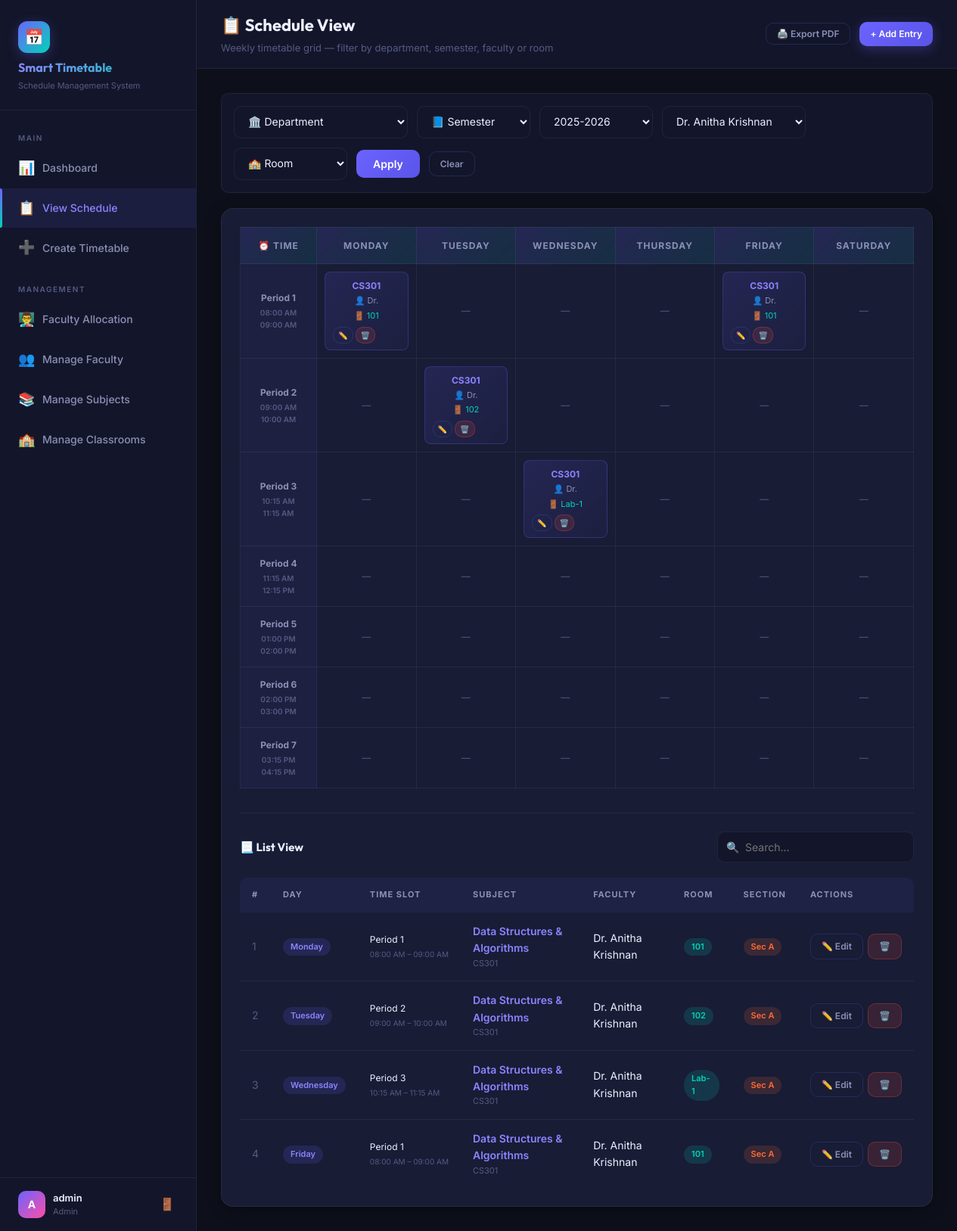
The app's page /view_schedule.php?faculty=1&year=2025-2026 (signed in) with its own data.
### tables this page shows
CREATE TABLE IF NOT EXISTS time_slots (
    id INT AUTO_INCREMENT PRIMARY KEY,
    label VARCHAR(50) NOT NULL,
    start_time TIME NOT NULL,
    end_time TIME NOT NULL
);

CREATE TABLE IF NOT EXISTS subjects (
    id INT AUTO_INCREMENT PRIMARY KEY,
    name VARCHAR(150) NOT NULL,
    code VARCHAR(30) NOT NULL UNIQUE,
    department_id INT,
    semester INT,
    credits INT DEFAULT 3,
    hours_per_week INT DEFAULT 3,
    created_at TIMESTAMP DEFAULT CURRENT_TIMESTAMP,
    FOREIGN KEY (department_id) REFERENCES departments(id) ON DELETE SET NULL
);

CREATE TABLE IF NOT EXISTS faculty (
    id INT AUTO_INCREMENT PRIMARY KEY,
    name VARCHAR(100) NOT NULL,
    email VARCHAR(100) UNIQUE NOT NULL,
    phone VARCHAR(20),
    department_id INT,
    specialization VARCHAR(150),
    max_hours_per_week INT DEFAULT 20,
    created_at TIMESTAMP DEFAULT CURRENT_TIMESTAMP,
    FOREIGN KEY (department_id) REFERENCES departments(id) ON DELETE SET NULL
);

CREATE TABLE IF NOT EXISTS classrooms (
    id INT AUTO_INCREMENT PRIMARY KEY,
    room_number VARCHAR(20) NOT NULL UNIQUE,
    building VARCHAR(50),
    capacity INT DEFAULT 30,
    room_type ENUM('lecture','lab','seminar','auditorium') DEFAULT 'lecture',
    created_at TIMESTAMP DEFAULT CURRENT_TIMESTAMP
);

CREATE TABLE IF NOT EXISTS timetables (
    id INT AUTO_INCREMENT PRIMARY KEY,
    department_id INT NOT NULL,
    semester INT NOT NULL,
    academic_year VARCHAR(20) NOT NULL,
    day_of_week ENUM('Monday','Tuesday','Wednesday','Thursday','Friday','Saturday') NOT NULL,
    time_slot_id INT NOT NULL,
    subject_id INT NOT NULL,
    faculty_id INT NOT NULL,
    classroom_id INT NOT NULL,
    class_section VARCHAR(10) DEFAULT 'A',
    created_at TIMESTAMP DEFAULT CURRENT_TIMESTAMP,
    FOREIGN KEY (department_id) REFERENCES departments(id),
    FOREIGN KEY (time_slot_id) REFERENCES time_slots(id),
    FOREIGN KEY (subject_id) REFERENCES subjects(id),
    FOREIGN KEY (faculty_id) REFERENCES faculty(id),
    FOREIGN KEY (classroom_id) REFERENCES classrooms(id)
);

### db.php (called while the page is built, shortened)
<?php
function sanitize($conn, $val) {
    return $conn->real_escape_string(htmlspecialchars(strip_tags(trim($val))));
}
?>

### view_schedule.php (the view, shortened to what this page needs)
<?php
require_once 'db.php';
$filter_dept    = isset($_GET['dept'])    ? (int)$_GET['dept']    : 0;
$filter_sem     = isset($_GET['sem'])     ? (int)$_GET['sem']     : 0;
$filter_year    = sanitize($conn, $_GET['year']    ?? '2025-2026');
$filter_faculty = isset($_GET['faculty']) ? (int)$_GET['faculty'] : 0;
$filter_room    = isset($_GET['room'])    ? (int)$_GET['room']    : 0;
$faculty_all = $conn->query("SELECT * FROM faculty ORDER BY name")->fetch_all(MYSQLI_ASSOC);
$time_slots  = $conn->query("SELECT * FROM time_slots ORDER BY start_time")->fetch_all(MYSQLI_ASSOC);
$days        = ['Monday','Tuesday','Wednesday','Thursday','Friday','Saturday'];
$grid = []; $timetable_entries = [];
if ($filter_dept || $filter_faculty || $filter_room) {
    $wheres = ["1=1"];
    if ($filter_faculty) $wheres[] = "t.faculty_id=$filter_faculty";
    $wheres[] = "t.academic_year='$filter_year'";
    $where = "WHERE " . implode(' AND ', $wheres);
    $q = "SELECT t.*,s.name as subject_name,s.code as subject_code,
                 f.name as faculty_name,c.room_number,
                 ts.label as slot_label,ts.start_time,ts.end_time,d.code as dept_code
          FROM timetables t
          JOIN subjects s ON s.id=t.subject_id
          JOIN faculty f ON f.id=t.faculty_id
          JOIN classrooms c ON c.id=t.classroom_id
          JOIN time_slots ts ON ts.id=t.time_slot_id
          JOIN departments d ON d.id=t.department_id
          $where
          ORDER BY FIELD(t.day_of_week,'Monday','Tuesday','Wednesday','Thursday','Friday','Saturday'),ts.start_time";
    $res = $conn->query($q);
    if ($res) { while ($row=$res->fetch_assoc()) { $grid[$row['day_of_week']][$row['time_slot_id']]=$row; $timetable_entries[]=$row; } }
}
$colors = ['purple','teal','orange']; $subjectColors = []; $ci = 0;
foreach ($timetable_entries as $e) {
    if (!isset($subjectColors[$e['subject_id']])) { $subjectColors[$e['subject_id']] = $colors[$ci % 3]; $ci++; }
}
?>
<!DOCTYPE html>
<html lang="en">
<head>
  <link rel="stylesheet" href="css/style.css">
</head>
<body>
<div class="app-layout">
  <?php include 'includes/sidebar.php'; ?>
  <div class="main-content">
    <div class="topbar">
      <div><div class="topbar-title">📋 Schedule View</div>
        <div class="topbar-subtitle">Weekly timetable grid — filter by department, semester, faculty or room</div>
      </div>
      <div class="topbar-actions">
        <?php if (!empty($timetable_entries)): ?>
        <button onclick="exportPDF()" class="btn btn-outline btn-sm">🖨️ Export PDF</button>
        <?php endif; ?>
        <a href="create_timetable.php" class="btn btn-primary btn-sm">+ Add Entry</a>
      </div>
    </div>
    <div class="page-content">
      <div class="filter-bar">
        <select id="f-dept" class="form-control" style="max-width:230px">
          <option value="">🏛️ Department</option>
        </select>
        <select id="f-sem" class="form-control" style="max-width:150px">
          <option value="">📘 Semester</option>
        </select>
        <select id="f-year" class="form-control" style="max-width:150px">
          <?php foreach(['2025-2026','2024-2025','2026-2027'] as $y): ?>
          <option value="<?=$y?>" <?=$filter_year===$y?'selected':''?>><?=$y?></option>
          <?php endforeach; ?>
        </select>
        <select id="f-fac" class="form-control" style="max-width:190px">
          <?php foreach($faculty_all as $f): ?>
          <option value="<?=$f['id']?>" <?=$filter_faculty==$f['id']?'selected':''?>><?=htmlspecialchars($f['name'])?></option>
          <?php endforeach; ?>
        </select>
        <select id="f-room" class="form-control" style="max-width:150px">
          <option value="">🏫 Room</option>
        </select>
        <button onclick="applyFilters()" class="filter-btn">Apply</button>
        <?php if($filter_dept||$filter_faculty||$filter_room): ?>
        <a href="view_schedule.php" class="btn btn-outline btn-sm">Clear</a>
        <?php endif; ?>
      </div>
      <?php if (!$filter_dept && !$filter_faculty && !$filter_room): ?>
      <div class="card">
        <div style="text-align:center;padding:70px 32px">
          <div style="font-size:64px;margin-bottom:20px">📅</div>
          <h2 style="font-family:'Outfit',sans-serif;margin-bottom:10px;font-size:24px">Select Filters to View Schedule</h2>
          <p style="color:var(--text-muted);margin-bottom:28px">Choose a department and semester above to load the timetable grid</p>
          <div style="display:flex;gap:12px;justify-content:center;flex-wrap:wrap">
            <a href="create_timetable.php" class="btn btn-primary">➕ Create New Entry</a>
            <a href="faculty_allocation.php" class="btn btn-outline">👨‍🏫 Faculty Allocation</a>
          </div>
        </div>
      </div>
      <?php else: ?>
      <div class="card" id="timetable-print-area">
        <?php if (empty($timetable_entries)): ?>
        <div class="empty-state">
          <div class="empty-icon">📭</div>
          <h3>No entries found for these filters</h3>
          <p><a href="create_timetable.php" style="color:var(--accent)">Create a new entry</a> to get started.</p>
        </div>
        <?php else: ?>
        <div class="timetable-container" style="margin-bottom:32px">
          <table class="timetable-grid">
            <thead>
              <tr>
                <th style="min-width:95px">⏰ Time</th>
                <?php foreach($days as $day): ?><th><?=$day?></th><?php endforeach; ?>
              </tr>
            </thead>
            <tbody>
            <?php foreach($time_slots as $ts): ?>
            <tr>
              <td class="time-col">
                <div style="font-weight:700;font-size:12px"><?=$ts['label']?></div>
                <div style="font-size:10px;color:var(--text-muted);margin-top:2px">
                  <?=date('h:i A',strtotime($ts['start_time']))?><br><?=date('h:i A',strtotime($ts['end_time']))?>
                </div>
              </td>
              <?php foreach($days as $day): ?>
              <td>
                <?php if (isset($grid[$day][$ts['id']])): $e=$grid[$day][$ts['id']];
                  $cls=($subjectColors[$e['subject_id']]??'purple').'-cell'; ?>
                <div class="cell-card <?=$cls?>">
                  <div class="cell-subject"><?=htmlspecialchars($e['subject_code'])?></div>
                  <div class="cell-faculty">👤 <?=htmlspecialchars(explode(' ',$e['faculty_name'])[0])?></div>
                  <div class="cell-room">🚪 <?=htmlspecialchars($e['room_number'])?></div>
                  <div style="display:flex;gap:3px;margin-top:5px">
                    <a href="create_timetable.php?edit=<?=$e['id']?>" class="btn btn-outline btn-sm" style="padding:2px 6px;font-size:10px">✏️</a>
                    <a href="#" onclick="confirmDelete('view_schedule.php?delete=<?=$e['id']?>&dept=<?=$filter_dept?>&sem=<?=$filter_sem?>&year=<?=urlencode($filter_year)?>','<?=htmlspecialchars($e['subject_name'])?>')" class="btn btn-danger btn-sm" style="padding:2px 6px;font-size:10px">🗑️</a>
                  </div>
                </div>
                <?php else: ?><div class="cell-empty">—</div><?php endif; ?>
              </td>
              <?php endforeach; ?>
            </tr>
            <?php endforeach; ?>
            </tbody>
          </table>
        </div>
        <hr class="divider">
        <div class="section-header">
          <div class="section-title" style="font-size:15px">📃 List View</div>
          <div class="search-input-wrap" style="max-width:260px">
            <span class="search-icon">🔍</span>
            <input type="text" id="table-search" class="form-control search-input" placeholder="Search...">
          </div>
        </div>
        <div class="table-wrapper">
          <table class="data-table">
            <thead><tr><th>#</th><th>Day</th><th>Time Slot</th><th>Subject</th><th>Faculty</th><th>Room</th><th>Section</th><th>Actions</th></tr></thead>
            <tbody>
            <?php foreach($timetable_entries as $i=>$e): ?>
            <tr>
              <td style="color:var(--text-muted)"><?=$i+1?></td>
              <td><span class="badge badge-purple"><?=$e['day_of_week']?></span></td>
              <td style="white-space:nowrap;font-size:12px">
                <?=$e['slot_label']?><br>
                <span style="color:var(--text-muted);font-size:10px"><?=date('h:i A',strtotime($e['start_time']))?> – <?=date('h:i A',strtotime($e['end_time']))?></span>
              </td>
              <td>
                <div style="font-weight:600;color:var(--accent-light)"><?=htmlspecialchars($e['subject_name'])?></div>
                <div style="font-size:11px;color:var(--text-muted)"><?=$e['subject_code']?></div>
              </td>
              <td><?=htmlspecialchars($e['faculty_name'])?></td>
              <td><span class="badge badge-teal"><?=$e['room_number']?></span></td>
              <td><span class="badge badge-orange">Sec <?=$e['class_section']?></span></td>
              <td>
                <div style="display:flex;gap:6px">
                  <a href="create_timetable.php?edit=<?=$e['id']?>" class="btn btn-outline btn-sm">✏️ Edit</a>
                  <a href="#" onclick="confirmDelete('view_schedule.php?delete=<?=$e['id']?>&dept=<?=$filter_dept?>&sem=<?=$filter_sem?>&year=<?=urlencode($filter_year)?>','<?=htmlspecialchars($e['subject_name'])?>')" class="btn btn-danger btn-sm">🗑️</a>
                </div>
              </td>
            </tr>
            <?php endforeach; ?>
            </tbody>
          </table>
        </div>
        <?php endif; ?>
      </div>
      <?php endif; ?>
    </div>
  </div>
</div>
</body>
</html>

### view_schedule.php (style rules this page uses)
.filter-btn { background:linear-gradient(135deg,var(--accent),#5a54e8);color:white;border:none;padding:10px 22px;border-radius:var(--radius-sm);font-size:14px;font-weight:600;cursor:pointer;transition:var(--transition); }

### records on screen
time_slots: label "Period 1", start_time "08:00 AM", end_time "09:00 AM", id.code "CS301", id.name "Dr.", id.room_number "101"
time_slots: label "Period 2", start_time "09:00 AM", end_time "10:00 AM", id.code "CS301", id.name "Dr.", id.room_number "102"
time_slots: label "Period 3", start_time "10:15 AM", end_time "11:15 AM", id.code "CS301", id.name "Dr.", id.room_number "Lab-1"
time_slots: label "Period 4", start_time "11:15 AM", end_time "12:15 PM"
time_slots: label "Period 5", start_time "01:00 PM", end_time "02:00 PM"
time_slots: label "Period 6", start_time "02:00 PM", end_time "03:00 PM"
time_slots: label "Period 7", start_time "03:15 PM", end_time "04:15 PM"
timetables: day_of_week "Monday", time_slot.label "Period 1", time_slot.start_time "08:00 AM", time_slot.end_time "09:00 AM", subject.name "Data Structures & Algorithms", subject.code "CS301", faculty.name "Dr. Anitha Krishnan", classroom.room_number "101", class_section "A"
timetables: day_of_week "Tuesday", time_slot.label "Period 2", time_slot.start_time "09:00 AM", time_slot.end_time "10:00 AM", subject.name "Data Structures & Algorithms", subject.code "CS301", faculty.name "Dr. Anitha Krishnan", classroom.room_number "102", class_section "A"
timetables: day_of_week "Wednesday", time_slot.label "Period 3", time_slot.start_time "10:15 AM", time_slot.end_time "11:15 AM", subject.name "Data Structures & Algorithms", subject.code "CS301", faculty.name "Dr. Anitha Krishnan", classroom.room_number "Lab-1", class_section "A"
timetables: day_of_week "Friday", time_slot.label "Period 1", time_slot.start_time "08:00 AM", time_slot.end_time "09:00 AM", subject.name "Data Structures & Algorithms", subject.code "CS301", faculty.name "Dr. Anitha Krishnan", classroom.room_number "101", class_section "A"

### other values on screen
substr($_SESSION['username'] ?? 'A', 0, 1) "A"
$_SESSION['username'] "admin"
$_SESSION['role'] "Admin"
$day "MONDAY"
$day "TUESDAY"
$day "WEDNESDAY"
$day "THURSDAY"
$day "FRIDAY"
$day "SATURDAY"
form field value "2025-2026"
form field value "Dr. Anitha Krishnan"
